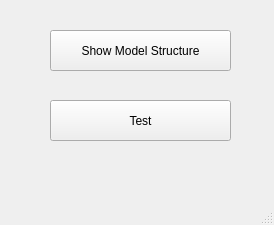
<?xml version="1.0" encoding="UTF-8"?>
<ui version="4.0">
 <class>MainWindow</class>
 <widget class="QMainWindow" name="MainWindow">
  <property name="geometry">
   <rect>
    <x>0</x>
    <y>0</y>
    <width>274</width>
    <height>225</height>
   </rect>
  </property>
  <property name="windowTitle">
   <string>MainWindow</string>
  </property>
  <widget class="QWidget" name="centralwidget">
   <widget class="QPushButton" name="pushButton">
    <property name="geometry">
     <rect>
      <x>50</x>
      <y>30</y>
      <width>181</width>
      <height>41</height>
     </rect>
    </property>
    <property name="text">
     <string>Show Model Structure</string>
    </property>
   </widget>
   <widget class="QPushButton" name="pushButton_3">
    <property name="geometry">
     <rect>
      <x>50</x>
      <y>100</y>
      <width>181</width>
      <height>41</height>
     </rect>
    </property>
    <property name="text">
     <string>Test</string>
    </property>
   </widget>
  </widget>
  <widget class="QMenuBar" name="menubar">
   <property name="geometry">
    <rect>
     <x>0</x>
     <y>0</y>
     <width>274</width>
     <height>25</height>
    </rect>
   </property>
  </widget>
  <widget class="QStatusBar" name="statusbar"/>
 </widget>
 <resources/>
 <connections/>
</ui>
